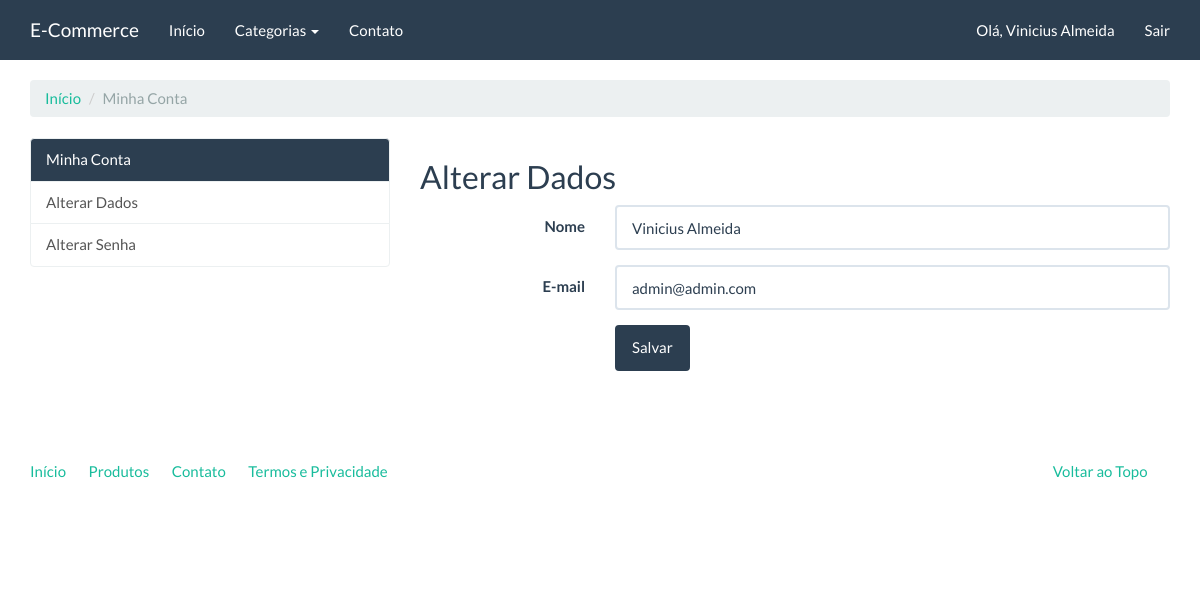
The page /conta/alterar-dados/ (signed in) on the database as committed earlier.
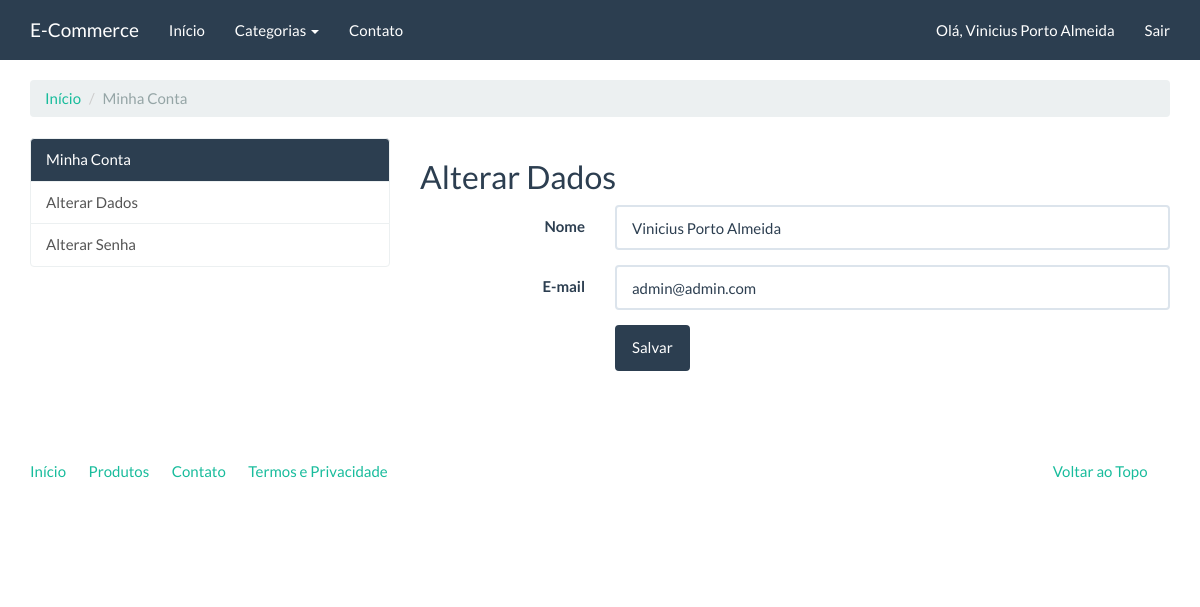
The same page on the database as committed later.
### accounts/models.py (models this page shows, shortened)
class User(AbstractBaseUser, PermissionsMixin):
    username = models.CharField(
        'Apelido / Usuário', max_length=30, unique=True, validators=[
            validators.RegexValidator(
                re.compile('^[\w.@+-]+$'),
                'Informe um nome de usuário válido. '
                'Este valor deve conter apenas letras, números '
                'e os caracteres: @/./+/-/_.'
                , 'invalid'
            )
        ], help_text='Um nome curto que será usado para identificá-lo de forma única na plataforma'
    )
    name = models.CharField('Nome', max_length=100, blank=True)
    email = models.EmailField('E-mail', unique=True)
    phone = models.CharField('Telefone', max_length=13)
    birth_date = models.DateField('Data de Nascimento', null=True)
    is_staff = models.BooleanField('Equipe', default=False)
    is_active = models.BooleanField('Ativo', default=True)
    date_joined = models.DateTimeField('Data de Entrada', auto_now_add=True)
    USERNAME_FIELD = 'username'
    REQUIRED_FIELDS = ['email']
    objects = UserManager()
    class Meta:
        verbose_name = 'Usuário'
        verbose_name_plural = 'Usuários'
    def __str__(self):
        return self.name or self.username

### accounts/views.py (the view)
class UpdateUserView(LoginRequiredMixin, UpdateView):
    model = User
    template_name = 'accounts/update_user.html'
    fields = ['name', 'email']
    success_url = reverse_lazy('accounts:index')
    def get_object(self):
        return self.request.user

### catalog/context_processors.py (called while the page is built)
def categories(request):
    return {
        'categories': Category.objects.all()
    }

### accounts/templates/accounts/update_user.html (shortened to what this page needs)
{% extends 'accounts/index.html' %}
{% load widget_tweaks %}
{% block accounts_container%}
    <h2>Alterar Dados</h2>
    <form class="form-horizontal" action="" method="post">
        <fieldset>
            {% for field in form %}
                <div class="form-group{% if field.errors %} has-error{% endif %}">
                    <label for="{{ field.auto_id }}" class="col-md-3 control-label">{{ field.label }}</label>
                    <div class="col-md-9">
                        {% render_field field class='form-control' %}
                    </div>
                </div>
            {% endfor %}
            <div class="form-group">
                <div class="col-md-9 col-md-offset-3">
                    <button type="submit" class="btn btn-primary">Salvar</button>
                </div>
            </div>
        </fieldset>
    </form>
{% endblock %}

### core/templates/base.html (shortened to what this page needs)
<!DOCTYPE html>
{% load static %}
<html lang="en">
<head>
	<link rel="stylesheet" href="{% static 'assets/bootstrap.min.css' %}" media="screen" />
	<link rel="stylesheet" href="{% static 'assets/custom.min.css' %}" media="screen" />
    <link rel="stylesheet" href="{% static 'assets/extra.css' %}" media="screen" />
</head>
<body>
    <div class="navbar navbar-default navbar-fixed-top">
      <div class="container">
        <div class="navbar-header">
          <a href="{% url 'index' %}" class="navbar-brand">E-Commerce</a>
        </div>
        <div class="navbar-collapse collapse" id="navbar-main">
          <ul class="nav navbar-nav">
            <li>
              <a href="{% url 'index' %}">Início</a>
            </li>
            <li class="dropdown">
              <a class="dropdown-toggle" data-toggle="dropdown" href="{% url 'catalog:product_list' %}" id="download">Categorias <span class="caret"></span></a>
            </li>
			<li>
				<a href="{% url 'contact' %}">Contato</a>
			</li>
          </ul>
          <ul class="nav navbar-nav navbar-right">
            {% if user.is_authenticated %}
                <li><a>Olá, {{ user }}</a></li>
                <li><a href="{% url 'logout' %}">Sair</a></li>
            {% else %}
                <li><a href="{% url 'login' %}">Entrar</a></li>
                <li><a href="{% url 'accounts:register' %}">Registro</a></li>
            {% endif %}
          </ul>
        </div>
      </div>
    </div>
    <div class="container margin-top">
		{% block container %}{% endblock %}
		<footer>
			<div class="row">
			  <div class="col-lg-12">
			    <ul class="list-unstyled">
			      <li class="pull-right"><a href="#top">Voltar ao Topo</a></li>
			      <li><a href="">Início</a></li>
			      <li><a href="">Produtos</a></li>
			      <li><a href="">Contato</a></li>
			      <li><a href="">Termos e Privacidade</a></li>
			    </ul>
			  </div>
			</div>
		</footer>
	</div>
</body>
</html>

Rows that differ between the two databases and show on the page:
changed User "admin@admin.com": name "Vinicius Almeida" → "Vinicius Porto Almeida"
